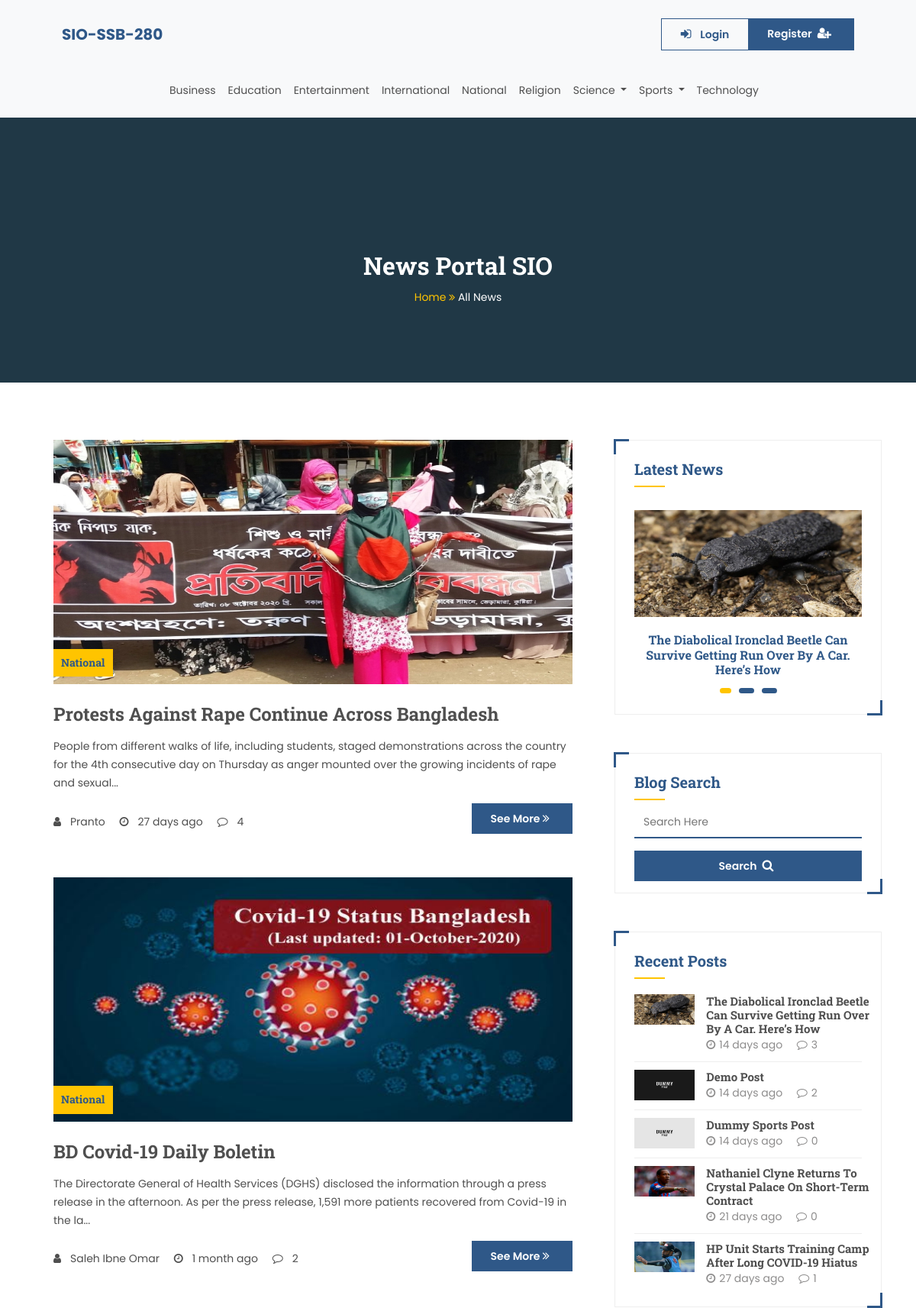
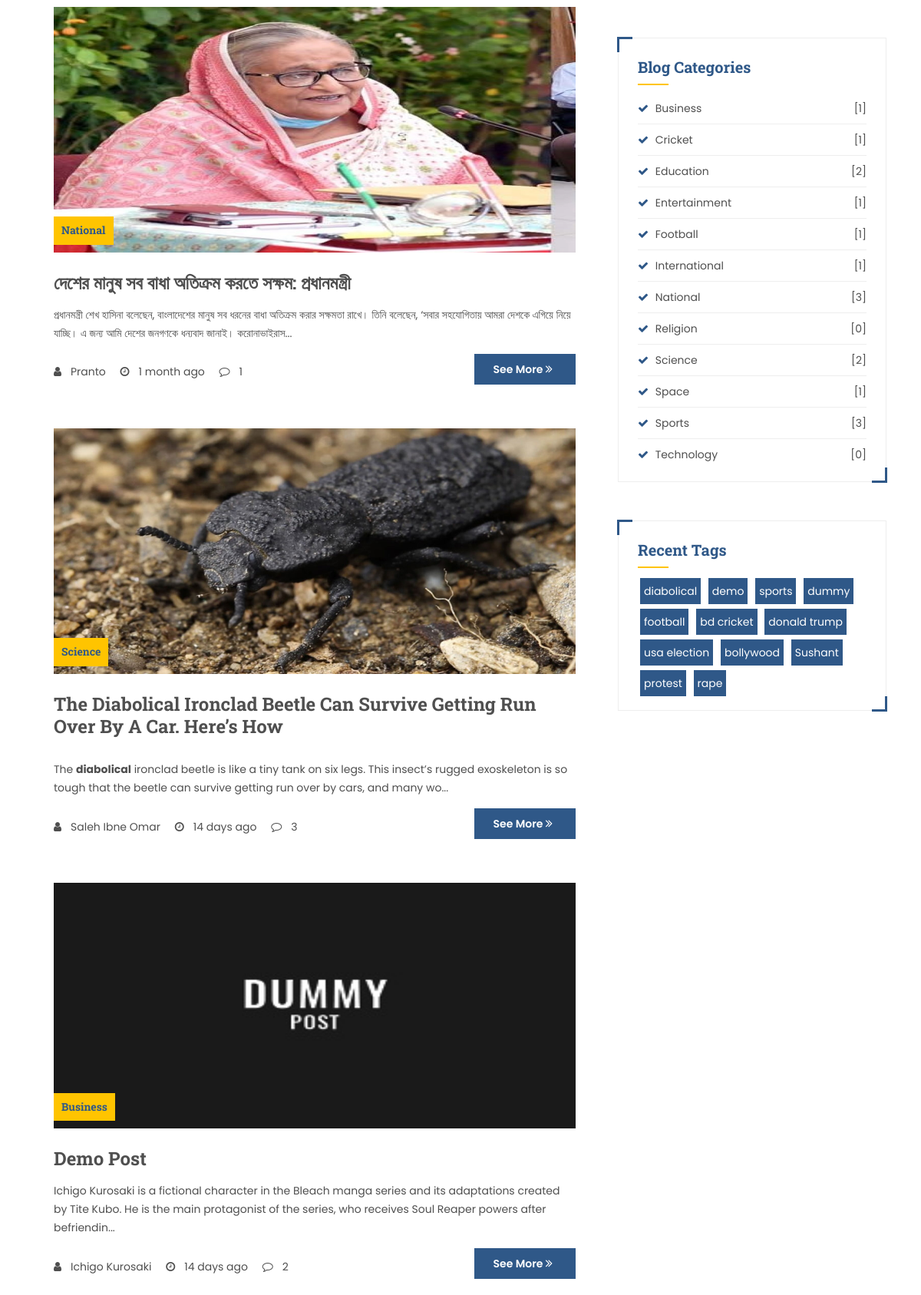
The page / (upper part) on the database its author committed (2 pictures, top to bottom).
### tables this page shows
CREATE TABLE `category` (
  `id` int(11) NOT NULL,
  `name` varchar(250) NOT NULL,
  `description` text DEFAULT NULL,
  `parent` int(11) NOT NULL DEFAULT 0,
  `status` tinyint(2) NOT NULL DEFAULT 1
);

CREATE TABLE `post` (
  `p_id` int(11) NOT NULL,
  `title` varchar(250) NOT NULL,
  `description` longtext NOT NULL,
  `image` text NOT NULL,
  `tags` varchar(250) DEFAULT NULL,
  `status` tinyint(1) NOT NULL COMMENT '0 = Draf\r\n1= Published',
  `dateTimePosted` datetime NOT NULL,
  `categoryId` int(11) NOT NULL,
  `authorId` int(11) NOT NULL
);

### config/functions.php (called while the page is built, shortened)
<?php
function elapsedTime($startDateTime){
    $currentDateTime = date('Y-m-d H:i:s', time());
    $difference      = date_diff(date_create($currentDateTime), date_create($startDateTime));
    $elaspedArray    = array(
             'year'     => $difference->format('%y'),
             'month'    => $difference->format('%m'),
             'day'      => $difference->format('%d'),
             'hour'     => $difference->format('%h'),
             'minute'   => $difference->format('%i'),
             'second'   => $difference->format('%s')
    );
    $elasped = "Just now";
    foreach($elaspedArray as $key=> $out){
        if($out>=1){
            $elasped= ($out>1)? $out." ".$key."s ago" : $out." ".$key." ago";
        break;
        }
    }
    return $elasped;
}
function paginationResult($count, $viewQuery, $page){
    global $conn;
    $limit = 5;
    $currPage = 1;
    $start = ($currPage-1)*$limit;
    $stmt = $conn->prepare($viewQuery);
    $stmt->bind_param('ss', $start, $limit);
    $stmt->execute();
    $result = $stmt->get_result();
    return $result;
}
?>

### index.php (the view, shortened to what this page needs)
<?php include 'includes/header.php'; ?>
    <section class="blog-bg background-img">
        <div class="container">
            <div class="row">
                <div class="col-md-12">
                    <h2 class="page-title">News Portal SIO</h2>
                    <nav class="page-breadcrumb-item">
                        <ol>
                            <li><a href="index.html">Home <i class="fa fa-angle-double-right"></i></a></li>
                            <li class="active">All News</li>
                        </ol>
                    </nav>
                </div>
            </div>
        </div>
    </section>
    <section>
        <div class="container">
            <div class="row">
                <div class="col-md-8">
                <?php
                    $count = $conn->query("SELECT p_id FROM frontend_index_main_section")->num_rows;
                    $viewQuery  ="SELECT p.*, COUNT(cmt.cid) AS 'cmtCount' FROM frontend_index_main_section p LEFT JOIN sv_comments_onp_view cmt ON cmt.pid=p.p_id AND cmt.status=1 AND cmt.visitorStatus=1 GROUP BY p.p_id LIMIT ?, ?";
                    $page = "index.php?";
                    $result = paginationResult($count, $viewQuery, $page);
                    while($row = $result->fetch_assoc()){
                        extract($row);
                ?>
                    <div class="blog-post">
                        <div class="blog-banner">
                            <a href="single-post.php?post_id=<?=$p_id;?>">
                                <img src="admin/images/posts/<?=$image;?>" >
                                <div class="blog-category-name">
                                    <h6><?=$categoryName;?></h6>
                                </div>
                            </a>
                        </div>
                        <div class="blog-description">
                            <a href="single-post.php?post_id=<?=$p_id;?>">
                                <h3 class="post-title"><?=$title;?></h3>
                            </a>
                            <p>
                                <?=$description."...";?>
                            </p>
                            <div class="row">
                                <div class="col-md-8">
                                    <div class="blog-info">
                                        <ul>
                                            <li><i class="fa fa-user"></i>&ensp;<?=$authorName;?></li>
                                            <li><i class="fa fa-clock-o"></i>&ensp;<?=elapsedTime($dateTimePosted);?></li>
                                            <li><i class="fa fa-comment-o"></i>&ensp;<?=$cmtCount;?></li>
                                        </ul>
                                    </div>
                                </div>
                                <div class="col-md-4 read-more-btn">
                                    <a href="single-post.php?post_id=<?=$p_id;?>" class="btn-main">See More <i class="fa fa-angle-double-right"></i></a>
                                </div>
                            </div>
                        </div>
                    </div>
                <?php } ?>
                </div>
                <?php include 'includes/aside.php'; ?>
            </div>
        </div>
    </section>
<?php include 'includes/bottom.php'; ?>

### includes/header.php (shortened to what this page needs)
<?php
    require 'config/db.php';
    include 'config/functions.php';
    $hasLoggedInVisitor = false;
?>
<!doctype html>
<html lang="en">
  <head>
    <link rel="stylesheet" type="text/css" href="assets/bootstrap/css/bootstrap.min.css">
    <link rel="stylesheet" type="text/css" href="assets/css/font-awesome.min.css">
    <link rel="stylesheet" type="text/css" href="assets/css/flaticon.css">
    <link rel="stylesheet" type="text/css" href="assets/css/animate.min.css">
    <link rel="stylesheet" type="text/css" href="assets/css/owl.carousel.min.css">
    <link rel="stylesheet" type="text/css" href="assets/css/owl.theme.default.min.css">
    <link rel="stylesheet" type="text/css" href="assets/css/jquery.fancybox.min.css">
    <link rel="stylesheet" href="assets/toastr/toastr.min.css">
    <link rel="stylesheet" type="text/css" href="assets/css/style.css">
    <link rel="stylesheet" type="text/css" href="assets/css/responsive.css">
  </head>
  <body>
    <header class="bg-light">
        <div class="container col-lg-11 col-md-12">
            <div class="row">
                <div class="col-md-12">
                    <nav class="navbar navbar-expand-lg  bg-transparent py-4" >
                        <a class="navbar-brand" href="index.php"> <b>SIO-SSB-280</b> </a>
                        <?php if($hasLoggedInVisitor){?>
                          <div class="dropdown ml-auto">
                            <button class="btn-main dropdown-toggle" type="button" id="dropdownMenuButton" data-toggle="dropdown" aria-haspopup="true" aria-expanded="false">
                            <i class="fa fa-user-o" aria-hidden="true"></i>
                              <?php echo explode(" ", $_SESSION['visitorData']['name'])[0]; ?>&ensp;
                              <i class="fa fa-caret-down" aria-hidden="true"></i>
                            </button>
                            <div class="dropdown-menu bs-dropdown-menu dropdown-menu-right mt-3" aria-labelledby="dropdownMenuButton">
                              <a class="dropdown-item" href="profile.php?operation=view"><i class="fa fa-user-o" aria-hidden="true"></i>&ensp;Profile</a>
                              <a class="dropdown-item" href="logout.php"><i class="fa fa-sign-out" aria-hidden="true"></i>&ensp;Logout</a>
                            </div>
                        </div>
                        <?php }else{ ?>
                          <div class="btn-group  ml-auto" role="group">
                            <a href="login-register.php?operation=login" class="btn-main login-nav-btn" ><i class="fa fa-sign-in fa-sign-in-nav" aria-hidden="true"></i>&ensp;Login</a>
                            <a href="login-register.php?operation=register" class="btn-main">Register&ensp;<i class="fa fa-user-plus " aria-hidden="true"></i></a>
                          </div>
                        <?php } ?>
                    </nav>
                </div>
            </div>
        </div>
        <div class="container col-lg-11 col-md-12">
            <div class="row">
                <div class="col-md-12">
                    <nav class="navbar navbar-expand-lg  bg-transparent pb-3 pt-2 " >
                        <div class="collapse navbar-collapse" id="navbarSupportedContent">
                          <ul class="navbar-nav mx-auto">
                          <?php
                              $query  = "SELECT name AS 'navCategoryName', id AS 'navCategoryId' FROM category WHERE  status  = 1 AND parent=0 ORDER BY name ASC ";
                              $result = mysqli_query($conn, $query);
                              while($row = mysqli_fetch_assoc($result)){
                                extract($row);
                                $subCategoryQuery  = "SELECT name AS 'navSubCatName', id AS 'navSubCatId' FROM category WHERE parent='$navCategoryId' AND status = 1";
                                $subCategoryResult = mysqli_query($conn, $subCategoryQuery);
                                $countSubCategory  = mysqli_num_rows($subCategoryResult);
                                $spaceReplacedMainCategoryName = str_replace(" ", "_", $navCategoryName);
                          ?>
                            <?php if($countSubCategory==0){ ?>
                              <li class="nav-item">
                                  <a class="nav-link" href="post-by-category.php?category=<?=$spaceReplacedMainCategoryName;?>"><?=$navCategoryName;?></a>
                              </li>
                          <?php } else {?>
                             <li class="nav-item dropdown">
                              <a class="nav-link dropdown-toggle" href="#" id="navbarDropdown" role="button" data-toggle="dropdown" aria-haspopup="true" aria-expanded="false">
                              <?=$navCategoryName;?>
                              </a>
                            </li>
                            <?php } } ?>
                          </ul>
                        </div>
                      </nav>
                </div>
            </div>
        </div>
    </header>

### includes/aside.php (shortened to what this page needs)
<div class="col-md-4">
<div class="widget latest-news-responsive-margin">
    <h4>Latest News</h4>
    <div class="title-border"></div>
    <div class="sidebar-latest-news owl-carousel owl-theme">
        <?php
            $latestNewsQuery  = "SELECT p_id AS 'latestPid', title 'latestPostTitle', image 'latestPostImage', SUBSTRING(description, 1, 50) AS 'latestPostDescription' FROM post WHERE status=1 ORDER BY p_id DESC LIMIT 3";
            $latestNewsResult = mysqli_query($conn, $latestNewsQuery);
            while($row = mysqli_fetch_assoc($latestNewsResult)){
                extract($row);
        ?>
        <div class="item">
            <div class="latest-news">
                <div class="latest-news-image">
                    <a href="single-post.php?post_id=<?=$latestPid;?>">
                        <img src="admin/images/posts/<?=$latestPostImage;?>">
                    </a>
                </div>
                <h5><?=$latestPostTitle;?></h5>
            </div>
        </div>
        <?php } ?>
    </div>
</div>
<div class="widget">
        <h4>Blog Search</h4>
        <div class="title-border"></div>
        <div class="search-bar">
            <form method="GET" action="post-search.php">
                <div class="form-group">
                    <input type="text" name="searchKey" maxlength="50" placeholder="Search Here" autocomplete="off" class="form-input">
                </div>
                <div class="read-more-btn">
                    <button type="submit" class="w-100 btn-main">Search&ensp;<i class="fa fa-search" aria-hidden="true"></i></button>
                </div>
            </form>
        </div>
</div>
<div class="widget">
    <h4>Recent Posts</h4>
    <div class="title-border"></div>
    <div class="recent-post">
    <?php
        $recentPostQuery = "SELECT p.p_id AS 'recentPostId', p.title AS 'recentPostTitle', p.image AS 'recentPostImage', p.dateTimePosted AS 'recentPostDateTime', COUNT(cmt.cid) AS 'recentPostCmtCount' FROM frontend_index_main_section_without_national_sorting_view p LEFT JOIN sv_comments_onp_view cmt ON cmt.pid=p.p_id AND cmt.status=1 AND cmt.visitorStatus=1 GROUP BY p.p_id ORDER BY p.p_id DESC LIMIT 5";
        $recentPostResult = mysqli_query($conn, $recentPostQuery);
        while($row = mysqli_fetch_assoc($recentPostResult)){
            extract($row);
    ?>
        <div class="recent-post-item">
            <div class="row">
                <div class="col-md-4">
                    <img src="admin/images/posts/<?=$recentPostImage;?>">
                </div>
                <div class="col-md-8 no-padding">
                    <h5><a href="single-post.php?post_id=<?=$recentPostId;?>"><?=$recentPostTitle;?></a></h5>
                    <ul>
                        <li><i class="fa fa-clock-o"></i><?=elapsedTime($recentPostDateTime);?></li>
                        <li><i class="fa fa-comment-o"></i><?=$recentPostCmtCount;?></li>
                    </ul>
                </div>
            </div>
        </div>
    <?php
        }
    ?>
    </div>
</div>
<div class="widget">
    <h4>Blog Categories</h4>
    <div class="title-border"></div>
    <div class="blog-categories">
        <ul>
            <?php
                $widgetCategoryQuery = "SELECT c.name AS 'widgetCategoryName', COUNT(p.p_id) AS 'counts' FROM category c LEFT JOIN post p ON (p.categoryId IN (SELECT id FROM category WHERE parent=c.id AND status=1) OR p.categoryId=c.id) AND p.status=1 WHERE c.status=1 GROUP BY c.name ORDER BY c.name ASC";
                $widgetCategoryResult = mysqli_query($conn, $widgetCategoryQuery);
                while($row = mysqli_fetch_assoc($widgetCategoryResult)){
                    extract($row);
            ?>
            <li>
                <i class="fa fa-check"></i>
                <a href="post-by-category.php?category=<?=$widgetCategoryName;?>"><?=$widgetCategoryName;?></a>
                <span>[<?=$counts;?>]</span>
            </li>
            <?php } ?>
        </ul>
    </div>
</div>
<div class="widget">
    <h4>Recent Tags</h4>
    <div class="title-border"></div>
    <div class="meta-tags">
        <?php
            $tagsQuery = "SELECT tags FROM post WHERE status=1 ORDER BY p_id DESC LIMIT 8 ";
            $tagsResult = mysqli_query($conn, $tagsQuery);
            $tagsString = "";
            while($row = mysqli_fetch_assoc($tagsResult)){
                extract($row);
                $tagsString.=($tags.",");
            }
            $tagsArray = explode(",",$tagsString);
            $tagsArray = array_unique($tagsArray);
            foreach($tagsArray as $key=> $tag){
                if($key == array_key_last($tagsArray)){ break; }
        ?>
        <span><a class="text-white d-inline-block" href="post-by-tag.php?tag=<?=$tag;?>"><?=$tag;?></a></span>
        <?php } ?>
    </div>
</div>
</div>

### rows shown on the page
category: name "Business"
category: name "Education"
category: name "Entertainment"
category: name "International"
category: name "National"
category: name "Religion"
category: name "Science"
category: name "Sports"
category: name "Technology"
post: image (picture), categoryName "National", title "Protests Against Rape Continue Across Bangladesh", description "People from different walks of life, including students, staged demonstrations across the country for the 4th consecutive day on Thursday as anger mounted over the growing incidents of rape and sexual", authorName "Pranto", dateTimePosted "27 days ago", cmtCount "4"
post: image (picture), categoryName "National", title "BD Covid-19 Daily Boletin", description "The Directorate General of Health Services (DGHS) disclosed the information through a press release in the afternoon. As per the press release, 1,591 more patients recovered from Covid-19 in the la", authorName "Saleh Ibne Omar", dateTimePosted "1 month ago", cmtCount "2"
post: image (picture), categoryName "National", title "দেশের মানুষ সব বাধা অতিক্রম করতে সক্ষম: প্রধানমন্ত্রী", description "প্রধানমন্ত্রী শেখ হাসিনা বলেছেন, বাংলাদেশের মানুষ সব ধরনের বাধা অতিক্রম করার সক্ষমতা রাখে। তিনি বলেছেন, ‘সবার সহযোগিতায় আমরা দেশকে এগিয়ে নিয়ে যাচ্ছি। এ জন্য আমি দেশের জনগণকে ধন্যবাদ জানাই। করোনাভাইরাস", authorName "Pranto", dateTimePosted "1 month ago", cmtCount "1"
post: image (picture), categoryName "Science", title "The Diabolical Ironclad Beetle Can Survive Getting Run Over By A Car. Here’s How", description "The diabolical ironclad beetle is like a tiny tank on six legs. This insect’s rugged exoskeleton is so tough that the beetle can survive getting run over by cars, and many wo", authorName "Saleh Ibne Omar", dateTimePosted "14 days ago", cmtCount "3"
post: image (picture), categoryName "Business", title "Demo Post", description "Ichigo Kurosaki is a fictional character in the Bleach manga series and its adaptations created by Tite Kubo. He is the main protagonist of the series, who receives Soul Reaper powers after befriendin", authorName "Ichigo Kurosaki", dateTimePosted "14 days ago", cmtCount "2"

### other values the page prints
$recentPostTitle "The Diabolical Ironclad Beetle Can Survive Getting Run Over By A Car. Here’s How"
elapsedTime($recentPostDateTime) "14 days ago"
$recentPostCmtCount "3"
$recentPostTitle "Demo Post"
$recentPostCmtCount "2"
$recentPostTitle "Dummy Sports Post"
$recentPostCmtCount "0"
$recentPostTitle "Nathaniel Clyne Returns To Crystal Palace On Short-Term Contract"
elapsedTime($recentPostDateTime) "21 days ago"
$recentPostTitle "HP Unit Starts Training Camp After Long COVID-19 Hiatus"
elapsedTime($recentPostDateTime) "27 days ago"
$recentPostCmtCount "1"
$widgetCategoryName "Business"
$counts "1"
$widgetCategoryName "Cricket"
